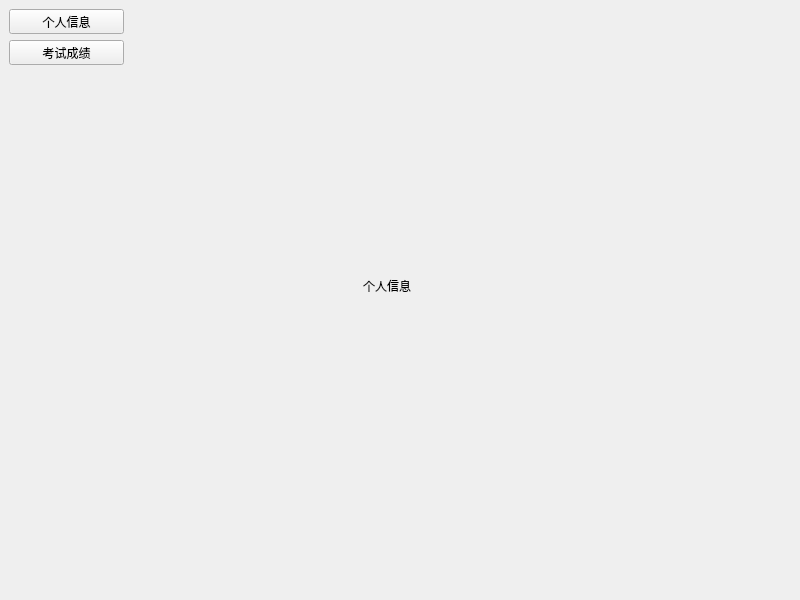
<?xml version="1.0" encoding="UTF-8"?>
<ui version="4.0">
 <class>StudentFaceWidget</class>
 <widget class="QWidget" name="StudentFaceWidget">
  <property name="geometry">
   <rect>
    <x>0</x>
    <y>0</y>
    <width>800</width>
    <height>600</height>
   </rect>
  </property>
  <property name="maximumSize">
   <size>
    <width>800</width>
    <height>600</height>
   </size>
  </property>
  <property name="windowTitle">
   <string>太空大学教务管理系统学生端</string>
  </property>
  <layout class="QHBoxLayout" name="horizontalLayout" stretch="1,5">
   <property name="spacing">
    <number>0</number>
   </property>
   <property name="leftMargin">
    <number>0</number>
   </property>
   <property name="topMargin">
    <number>0</number>
   </property>
   <property name="rightMargin">
    <number>0</number>
   </property>
   <property name="bottomMargin">
    <number>0</number>
   </property>
   <item>
    <widget class="QWidget" name="sideBar" native="true">
     <layout class="QGridLayout" name="gridLayout">
      <item row="1" column="0">
       <widget class="QToolButton" name="examTtn">
        <property name="sizePolicy">
         <sizepolicy hsizetype="Preferred" vsizetype="Preferred">
          <horstretch>0</horstretch>
          <verstretch>0</verstretch>
         </sizepolicy>
        </property>
        <property name="text">
         <string>考试成绩</string>
        </property>
        <property name="icon">
         <iconset resource="rsc.qrc">
          <normaloff>:/picture/icon/examIcon.png</normaloff>:/picture/icon/examIcon.png</iconset>
        </property>
        <property name="iconSize">
         <size>
          <width>50</width>
          <height>50</height>
         </size>
        </property>
        <property name="checkable">
         <bool>true</bool>
        </property>
        <property name="autoExclusive">
         <bool>true</bool>
        </property>
        <property name="toolButtonStyle">
         <enum>Qt::ToolButtonTextUnderIcon</enum>
        </property>
       </widget>
      </item>
      <item row="0" column="0">
       <widget class="QToolButton" name="personInfoTtn">
        <property name="sizePolicy">
         <sizepolicy hsizetype="Preferred" vsizetype="Preferred">
          <horstretch>0</horstretch>
          <verstretch>0</verstretch>
         </sizepolicy>
        </property>
        <property name="text">
         <string>个人信息</string>
        </property>
        <property name="icon">
         <iconset resource="rsc.qrc">
          <normaloff>:/picture/icon/personIcon.png</normaloff>:/picture/icon/personIcon.png</iconset>
        </property>
        <property name="iconSize">
         <size>
          <width>50</width>
          <height>50</height>
         </size>
        </property>
        <property name="checkable">
         <bool>true</bool>
        </property>
        <property name="autoExclusive">
         <bool>true</bool>
        </property>
        <property name="toolButtonStyle">
         <enum>Qt::ToolButtonTextUnderIcon</enum>
        </property>
       </widget>
      </item>
      <item row="2" column="0">
       <spacer name="verticalSpacer">
        <property name="orientation">
         <enum>Qt::Vertical</enum>
        </property>
        <property name="sizeHint" stdset="0">
         <size>
          <width>20</width>
          <height>40</height>
         </size>
        </property>
       </spacer>
      </item>
     </layout>
    </widget>
   </item>
   <item>
    <widget class="QStackedWidget" name="stackedWidget">
     <widget class="QWidget" name="personPage">
      <widget class="QLabel" name="label_2">
       <property name="geometry">
        <rect>
         <x>230</x>
         <y>210</y>
         <width>231</width>
         <height>151</height>
        </rect>
       </property>
       <property name="text">
        <string>个人信息</string>
       </property>
      </widget>
     </widget>
     <widget class="QWidget" name="examPage">
      <widget class="QLabel" name="label">
       <property name="geometry">
        <rect>
         <x>270</x>
         <y>260</y>
         <width>171</width>
         <height>101</height>
        </rect>
       </property>
       <property name="text">
        <string>考试成绩</string>
       </property>
      </widget>
     </widget>
    </widget>
   </item>
  </layout>
 </widget>
 <resources>
  <include location="rsc.qrc"/>
 </resources>
 <connections/>
</ui>
